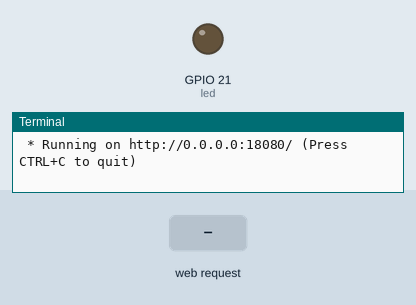
This program was run on a simulated Raspberry Pi (BCM pin numbers). Parts: output pins drawn as LEDs (lit = HIGH), the last lines printed to the terminal. The inputs (shaded band) are chosen by the test bench. The clock reads 2024-03-15 10:24:30 at power-on unless the program sets it.

Above: at 1.2 s.
1.3 s: HTTP request for /data received with the fields led=off
At 1.9 s:
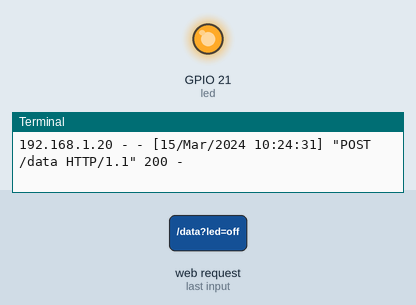
2.8 s: HTTP request for /data received with the fields led=on
At 4.2 s:
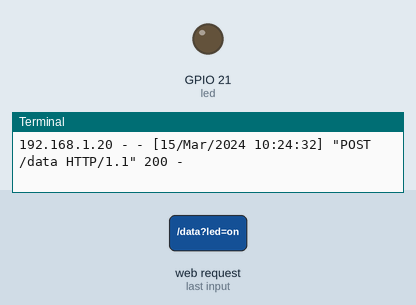
Timing chart, 0 to 5.8 s (numbered marks = the images above; inputs shaded):
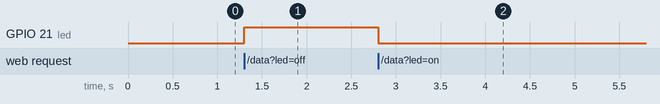

The program:

ht_flask01.py
```python
# date : 2024-06-25
# file : html_flask01.py
# desc :동일한폴더 위치에 templates 폴더를 만들고 거기에 html파일을 저장한다

from flask import Flask, request, render_template
import RPi.GPIO as GPIO

app = Flask(__name__)

led = 21
GPIO.setmode(GPIO.BCM)
GPIO.setup(led ,GPIO.OUT)
GPIO.setwarnings(False)

@app.route('/')
def home():
	return render_template("index.html")

@app.route('/data' , methods = ['POST'])
def data():
	data = request.form['led']

	if(data == 'on'):
		GPIO.output(led, False)
		return home()

	elif(data == 'off'):
		GPIO.output(led, True)
		return home()

if __name__== '__main__':
	app.run(host = '0.0.0.0' , port= '18080', debug=True)
```

Measured:
- after the input at 1.3 s, GPIO 21 (led): LOW → HIGH at once
- after the input at 2.8 s, GPIO 21 (led): HIGH → LOW at once
